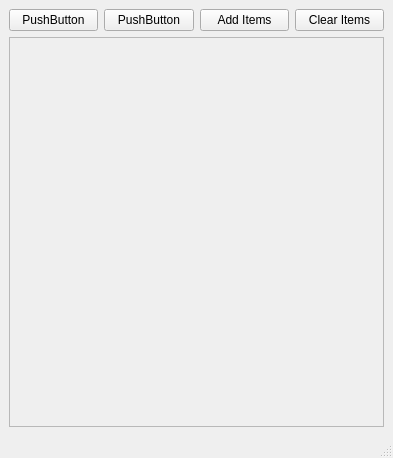
<?xml version="1.0" encoding="UTF-8"?>
<ui version="4.0">
 <class>MainWindow</class>
 <widget class="QMainWindow" name="MainWindow">
  <property name="geometry">
   <rect>
    <x>0</x>
    <y>0</y>
    <width>393</width>
    <height>458</height>
   </rect>
  </property>
  <property name="windowTitle">
   <string>MainWindow</string>
  </property>
  <widget class="QWidget" name="centralwidget">
   <layout class="QVBoxLayout" name="verticalLayout">
    <item>
     <layout class="QHBoxLayout" name="horizontalLayout">
      <item>
       <widget class="QPushButton" name="pushButton">
        <property name="text">
         <string>PushButton</string>
        </property>
       </widget>
      </item>
      <item>
       <widget class="QPushButton" name="pushButton_2">
        <property name="text">
         <string>PushButton</string>
        </property>
       </widget>
      </item>
      <item>
       <widget class="QPushButton" name="pushButton_3">
        <property name="text">
         <string>Add Items</string>
        </property>
       </widget>
      </item>
      <item>
       <widget class="QPushButton" name="pushButton_4">
        <property name="text">
         <string>Clear Items</string>
        </property>
       </widget>
      </item>
     </layout>
    </item>
    <item>
     <widget class="QScrollArea" name="scrollArea">
      <property name="sizePolicy">
       <sizepolicy hsizetype="Preferred" vsizetype="Expanding">
        <horstretch>0</horstretch>
        <verstretch>0</verstretch>
       </sizepolicy>
      </property>
      <property name="focusPolicy">
       <enum>Qt::NoFocus</enum>
      </property>
      <property name="horizontalScrollBarPolicy">
       <enum>Qt::ScrollBarAlwaysOff</enum>
      </property>
      <property name="widgetResizable">
       <bool>true</bool>
      </property>
      <property name="alignment">
       <set>Qt::AlignLeading|Qt::AlignLeft|Qt::AlignTop</set>
      </property>
      <widget class="QWidget" name="scrollAreaWidgetContents">
       <property name="geometry">
        <rect>
         <x>0</x>
         <y>0</y>
         <width>373</width>
         <height>16</height>
        </rect>
       </property>
       <property name="sizePolicy">
        <sizepolicy hsizetype="Preferred" vsizetype="Fixed">
         <horstretch>0</horstretch>
         <verstretch>0</verstretch>
        </sizepolicy>
       </property>
       <layout class="QVBoxLayout" name="verticalLayout_9">
        <property name="spacing">
         <number>0</number>
        </property>
        <property name="leftMargin">
         <number>0</number>
        </property>
        <property name="topMargin">
         <number>0</number>
        </property>
        <property name="rightMargin">
         <number>0</number>
        </property>
        <property name="bottomMargin">
         <number>0</number>
        </property>
       </layout>
      </widget>
     </widget>
    </item>
   </layout>
  </widget>
  <widget class="QMenuBar" name="menubar">
   <property name="geometry">
    <rect>
     <x>0</x>
     <y>0</y>
     <width>393</width>
     <height>21</height>
    </rect>
   </property>
  </widget>
  <widget class="QStatusBar" name="statusbar"/>
 </widget>
 <resources>
  <include location="../qofia-ffi/rcc.qrc"/>
 </resources>
 <connections/>
</ui>
